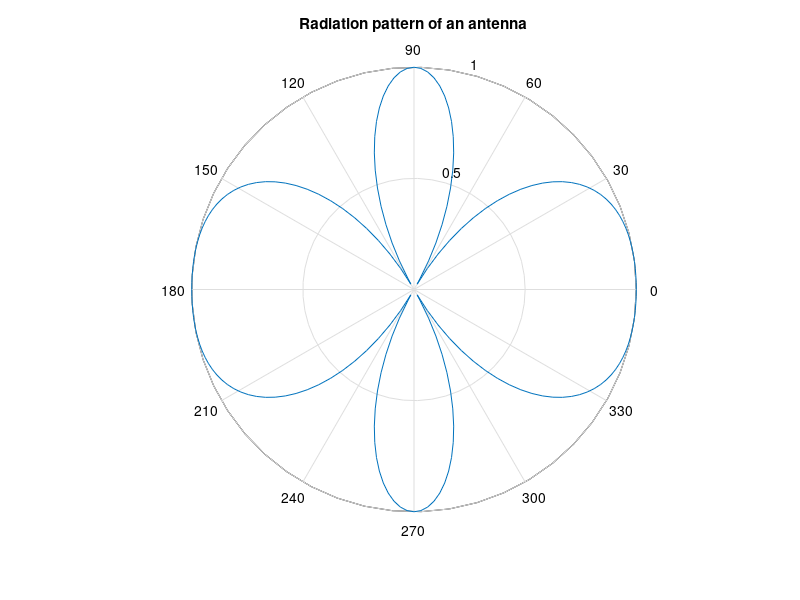
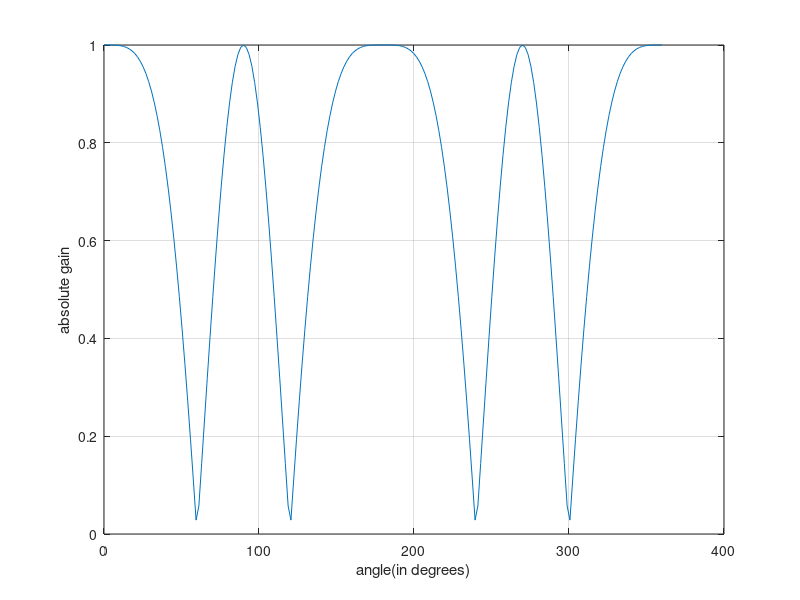

These charts were generated, in order, by the following MATLAB code:
clc;
close all;
clear all;

o = 0:0.01*pi:2*pi;
e = cos( ((pi) * cos(o))  )
polar(o,abs(e)/max(e));
title('Radiation pattern of an antenna');
figure();
plot(o.*180/pi,abs(e));
xlabel('angle(in degrees)');
ylabel('absolute gain');
grid on;